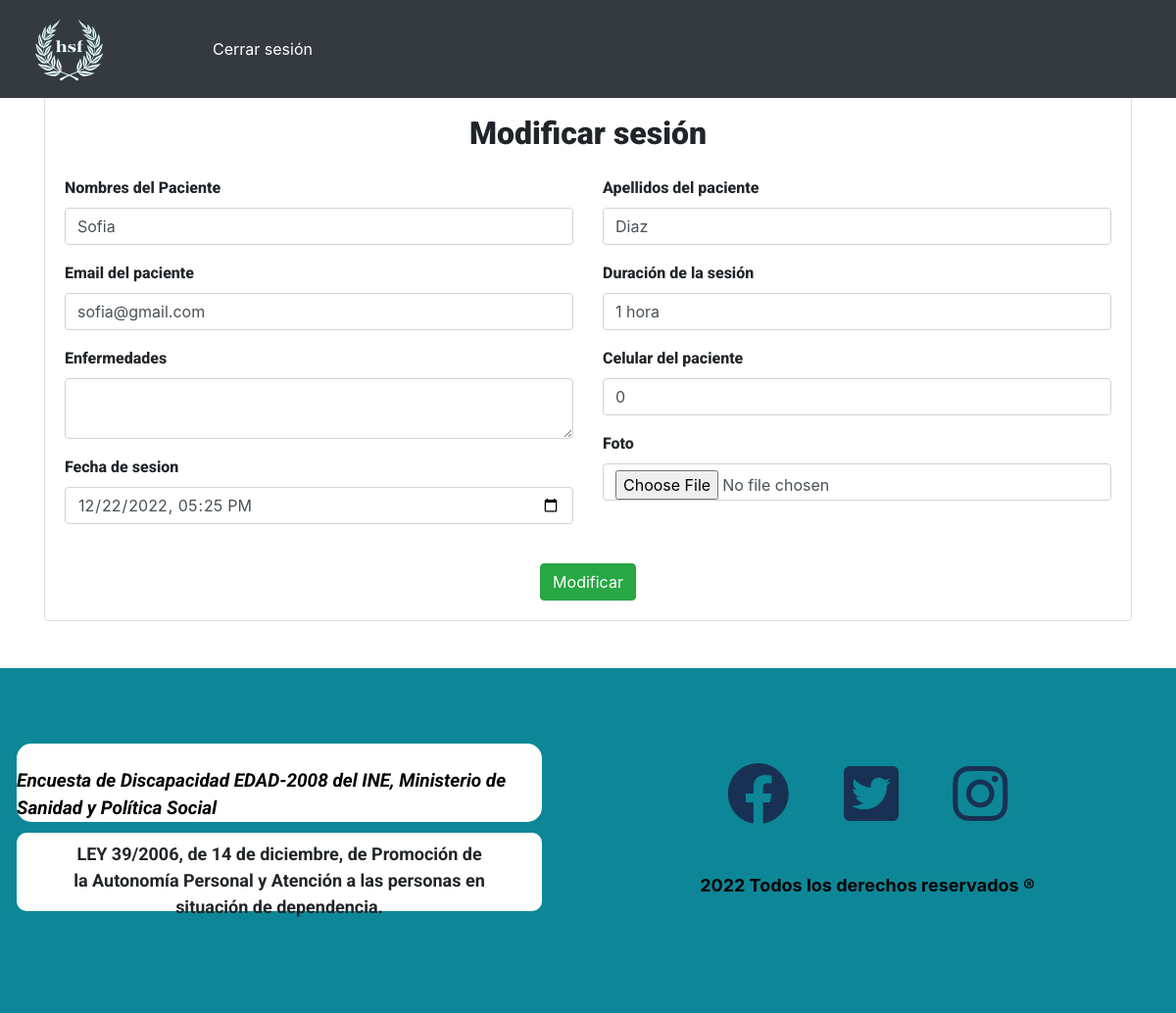
The app's page /Paciente/edit.php?id=18 with its own data.
### tables this page shows
CREATE TABLE `pacientes` (
  `id` int(11) NOT NULL,
  `Nombre` varchar(50) NOT NULL,
  `Apellidos` varchar(50) NOT NULL,
  `Correo` varchar(50) NOT NULL,
  `Celular` int(11) NOT NULL,
  `Enfermedades` varchar(250) NOT NULL,
  `duracionSecion` varchar(50) NOT NULL,
  `imagen` varchar(100) NOT NULL,
  `fecha` datetime NOT NULL
);

### config/database.php (called while the page is built, shortened)
<?php
class Database{
    public $host = 'localhost';
    public $user = 'root';
    public $pass = '';
    public $db = 'sesiones';
    function __construct(){
        $this->conexion = $this->connectToDatabase();
        return $this -> conexion;
    }
    function connectToDatabase(){
        $conexion= mysqli_connect($this->host, $this->user, $this->pass, $this->db);
        return $conexion;
    }
}

### Paciente/Paciente.php (called while the page is built, shortened)
<?php
include ('../config/database.php');
class Paciente{
    public $conexion;
    function __construct(){
        $db = new Database();
        $this->conexion =$db->connectToDatabase();
    }
    function getOne($id){
        $sql= "SELECT * FROM Pacientes WHERE id=$id";
        return mysqli_query($this->conexion, $sql);
    }
    }
?>

### Paciente/edit.php (the view, shortened to what this page needs)
<?php
include ('Paciente.php');
$p = new Paciente();
$dp= mysqli_fetch_object($p->getOne($_GET['id']));
$date = new dateTime($dp->fecha);
?>
<!DOCTYPE html>
<html lang="en">
    <head>
        <link rel="stylesheet" href="https://cdnjs.cloudflare.com/ajax/libs/font-awesome/6.2.1/css/all.min.css"crossorigin="anonymous" />
        <link rel="stylesheet" href="https://cdn.jsdelivr.net/npm/bootstrap@4.6.2/dist/css/bootstrap.min.css">
        <link rel="stylesheet" href="../Estilos/edit.css">
    </head>
    <body>
        <header>
            <nav class="navbar navbar-expand-lg fixed-top bg-dark">
                <div class="container-fluid">
                <a class="navbar-brand" href="./index.html">
                    <img class="w-50" src="../images/Logo.png" alt="">
                </a>
                <div class="collapse navbar-collapse center-items" id="navbarNav">
                    <ul class="navbar-nav">
                        <li>
                            <a class="nav-link" href="<?= ROOT ?>admi.html" > Cerrar sesión </a>
                        </li>
                    </ul>
                </div>
                </div>
            </nav>
        </header>
        <section class="container-top">
            <div class="container">
                <div class="card">
                    <div class="card-body">
                        <h2 class="text-center mb-2 title-register"> Modificar sesión</h2>
                        <form method="POST" enctype="multipart/form-data">
                            <div class="row mb-2">
                                <div class="col">
                                    <div class="form-group mt-3">
                                        <label for="nombres">Nombres del Paciente</label>
                                        <input type="text" name="nombres" id="nombres" placeholder="Nombres " class="form-control" value="<?= $dp->Nombre ?>" />
                                    </div>
                                    <div class="form-group mt-3">
                                        <label for="Correo">Email del paciente</label>
                                        <input type="email" name="Correo" id="Correo" placeholder="Email" class="form-control" value="<?=$dp->Correo?>"/>
                                    </div>
                                    <div class="form-group mt-3">
                                        <label for="fecha">Enfermedades</label>
                                        <textarea id="enfermedades" name="enfermedades" id="enfermedades" placeholder="Enfermedades" class="form-control" ><?=$dp->Enfermedades?> </textarea>
                                    </div>
                                    <div class="form-group mt-3">
                                        <label for="fecha">Fecha de sesion</label>
                                        <input type="datetime-local" name="fecha" id="fecha" class="form-control" value="<?=$date->format('Y-m-d\TH:i') ?>" />
                                    </div>
                                </div>
                                <div class="col">
                                    <div class="form-group mt-3">
                                        <label for="nombres">Apellidos del paciente</label>
                                        <input type="text" name="apellidos" id="apellidos" placeholder="Apellidos" class="form-control" value="<?=$dp->Apellidos?>"/>
                                    </div>
                                    <div class="form-group mt-3">
                                        <label for="duracionSecion">Duración de la sesión</label>
                                        <input type="text" name="duracionSecion" id="duracionSecion" placeholder="Duración" class="form-control" value="<?=$dp->duracionSecion?>"/>
                                    </div>
                                    <div class="form-group mt-3">
                                        <label for="celular">Celular del paciente</label>
                                        <input type="number" name="celular" id="celular" placeholder="Celular del paciente" class="form-control" value="<?=$dp->Celular?>"/>
                                    </div>
                                    <div class="form-group mt-3">
                                        <label for="imagen">Foto</label>
                                        <input type="file" name="imagen" id="imagen" class="form-control" />
                                    </div>
                                </div>
                            </div>
                            <div class="btn-container mt-4">
                                <button class="btn btn-success"> Modificar</button>
                            </div>
                        </form>
                    </div>
                </div>
            </div>
        </section>
        <footer class="bg-footer mt-5 ">
            <div class="row w-100">
                <div class="col">
                <article class="art-style">
                    <cite>
                    Encuesta de Discapacidad EDAD-2008 del INE,
                    Ministerio de Sanidad y Política Social
                    </cite>
                </article>
                <address class="dir-style-law">
                    LEY 39/2006, de 14 de diciembre, de Promoción
                    de la Autonomía Personal y Atención a las personas
                    en situación de dependencia.
                </address>
                </div>
                <div class="col">
                <div class="icons-social-media">
                    <a href="https://www.facebook.com/people/Helping-Special-Families/100088909987339/?is_tour_dismissed=true" target="_blank"><i class="fa-brands fa-facebook fa-4x"></i></a>
                    <a href=""><i class="fa-brands fa-square-twitter fa-4x"></i></a>
                    <a href=""><i class="fa-brands fa-instagram fa-4x"></i></a>
                </div>
                <div class="reserved-rigths">
                    <p>2022 Todos los derechos reservados ®</p>
                </div>
                </div>
            </div>
        </footer>
    </body>
</html>

### Estilos/edit.css (style rules this page uses)
body { margin: 0; padding: 0; }
.navbar a { color: #fff !important; }
.container-top { margin-top: 8%; }
.title-register { font-family: Roboto; font-weight: 900; }
.card label { font-family: Roboto; font-weight: 800; }
.bg-footer { background-color: rgb(13, 135, 151); height: 22rem; padding-top: 4%; }
.art-style { background-color: #fff; border-radius: 15px; color: #000; display: flex; font-weight: bold; font-size: 19px; height: 5rem; justify-content: center; margin-top: 5%; margin-left: 3%; margin-right: 3%; padding-top: 1.5rem; font-family: Roboto; }
.dir-style-law { background-color: #fff; border-radius: 10px; font-size: 18px; font-family: Roboto; font-weight: bold; height: 5rem; padding-top: .5rem; margin-top: 2%; margin-left: 3%; margin-right: 3%; padding-left: 10%; padding-right: 10%; text-align: center; }
.reserved-rigths { margin-top: 1%; font-size: 18px; color: #000; font-weight: bold; }
.icons-social-media { display: flex; justify-content: space-around; padding-left: 20%; padding-right: 20%; margin-top: 3em; margin-bottom: 3rem; }
.icons-social-media a { text-decoration: none !important; color: #183153; }
.btn-container, .reserved-rigths { display: flex; justify-content: center; }

### records on screen
pacientes: nombres "Sofia", Correo "sofia@gmail.com", fecha "12/22/2022 17:25", apellidos "Diaz", duracionSecion "1 hora", celular "0"
